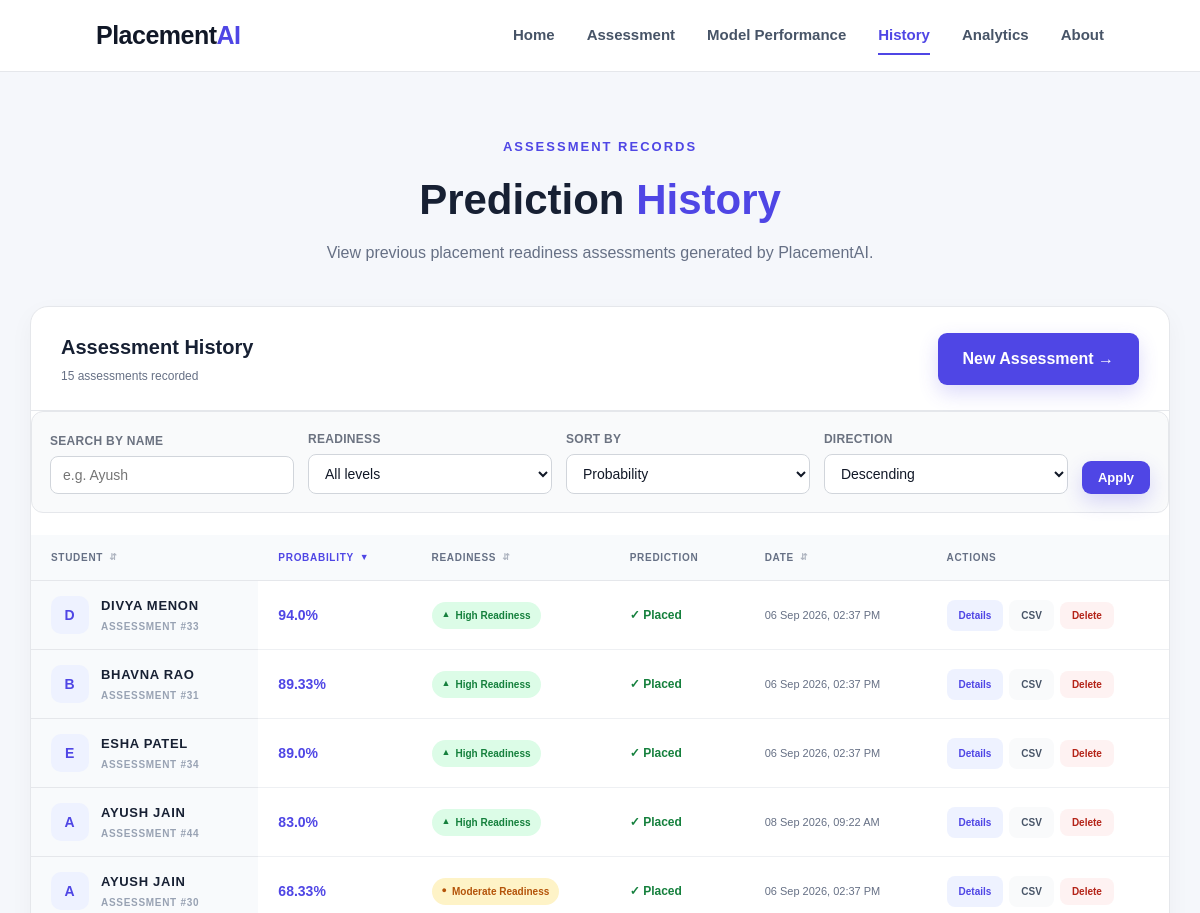
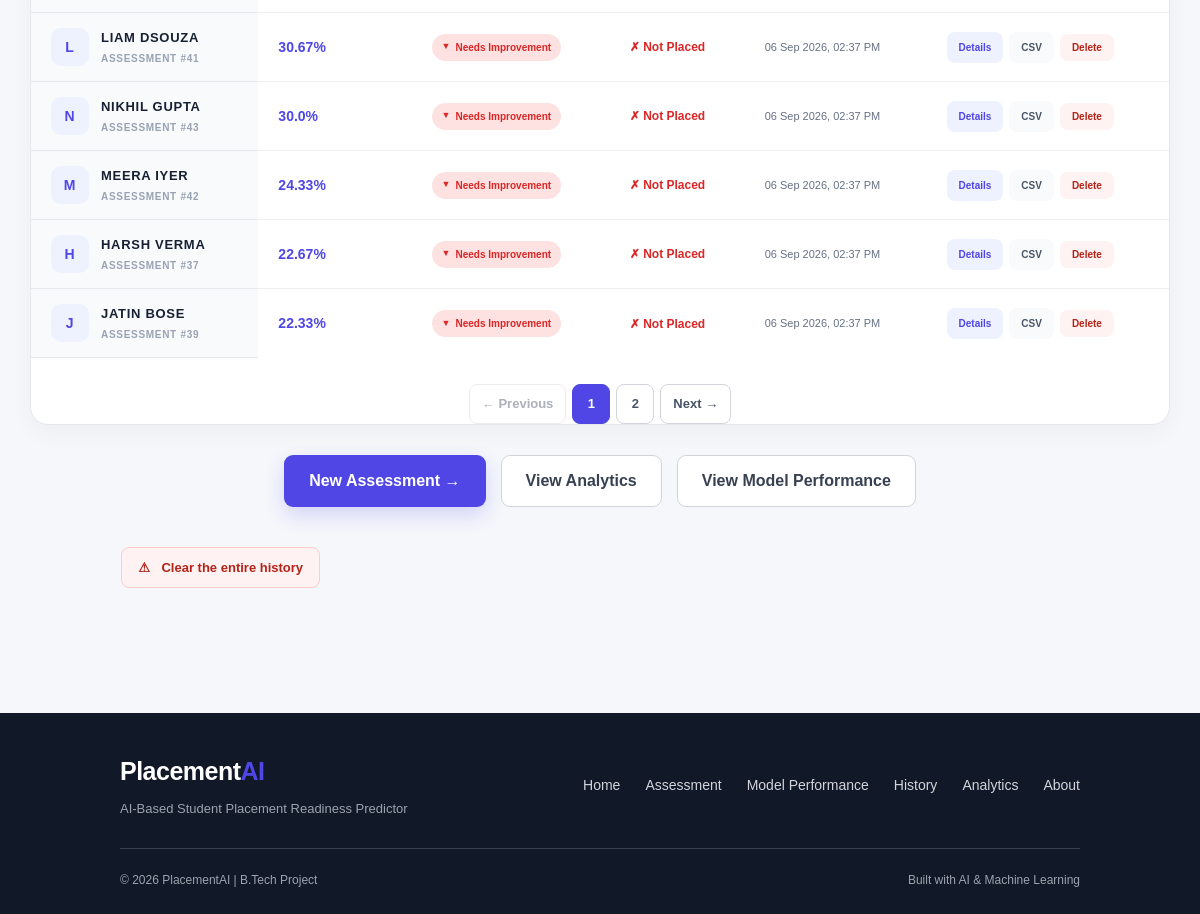
Screenshot of /history?sort=probability&order=desc with the database file from the repository (2 pictures, top to bottom).
### tables this page shows
CREATE TABLE predictions (

            id INTEGER PRIMARY KEY AUTOINCREMENT,

            student_name TEXT NOT NULL,

            probability REAL NOT NULL,

            status TEXT NOT NULL,

            prediction TEXT NOT NULL,

            assessment_date TEXT NOT NULL

        , student_data TEXT, skills TEXT, recommendations TEXT, shap_data TEXT, created_at TEXT);

### app.py (the view)
@app.route("/history")
def history():
    filters = _history_filters()
    try:
        total = db.count_predictions(
            query=filters["q"],
            status=filters["status"]
        )
        page_size = config.HISTORY_PAGE_SIZE
        total_pages = max(
            1,
            -(-total // page_size)
        )
        page = min(
            filters["page"],
            total_pages
        )
        filters["page"] = page
        predictions = db.list_predictions(
            query=filters["q"],
            status=filters["status"],
            sort=filters["sort"],
            order=filters["order"],
            page=page,
            page_size=page_size
        )
    except Exception:
        logger.error(
            "Could not load prediction history",
            exc_info=True
        )
        return render_template(
            "history.html",
            active_page="history",
            predictions=[],
            filters=filters,
            total=0,
            total_pages=1,
            status_choices=config.STATUS_CHOICES,
            errors=[
                "Unable to load prediction history."
            ]
        )
    return render_template(
        "history.html",
        active_page="history",
        predictions=predictions,
        filters=filters,
        total=total,
        total_pages=total_pages,
        status_choices=config.STATUS_CHOICES
    )

### db.py (called while the page is built, shortened)
@contextmanager
def connect():
    connection = sqlite3.connect(
        DATABASE_PATH
    )
    connection.row_factory = sqlite3.Row
    try:
        yield connection
        connection.commit()
    finally:
        connection.close()

def _hydrate(row):
    if row is None:
        return None
    record = dict(row)
    for column in JSON_COLUMNS:
        raw = record.get(column)
        try:
            record[column] = json.loads(raw)
        except (ValueError, TypeError):
            logger.warning(
                "Row %s has unreadable JSON in %s",
                record.get("id"),
                column
            )
            record[column] = (
                {}
                if column == "student_data"
                else []
            )
    return record

def _build_filter(query, status):
    clauses = []
    params = []
    if status:
        clauses.append(
            "status = ?"
        )
        params.append(status)
    if not clauses:
        return "", params
    return (
        "WHERE " + " AND ".join(clauses),
        params
    )

def count_predictions(
    query=None,
    status=None
):
    where, params = _build_filter(
        query,
        status
    )
    with connect() as connection:
        cursor = connection.cursor()
        cursor.execute(
            "SELECT COUNT(*) AS total FROM predictions "
            + where,
            params
        )
        return cursor.fetchone()["total"]

### security.py (called while the page is built)
def issue_token():
    if SESSION_KEY not in session:
        session[SESSION_KEY] = secrets.token_urlsafe(32)
    return session[SESSION_KEY]

def register(app):
    @app.context_processor
    def inject_token():
        return {
            "csrf_token":
                issue_token()
        }

### templates/history.html (shortened to what this page needs)
{% extends "base.html" %}
{% import "_macros.html" as ui %}
{% block main_class %}history-page{% endblock %}
{% set filters = filters or {} %}
{% set has_filters = filters.get('q') or filters.get('status') %}
{% macro sort_link(column, label) %}
    {% set is_active = filters.get('sort') == column %}
    {% set next_order = 'asc' if (is_active and filters.get('order') == 'desc') else 'desc' %}
    <a class="sort-link {% if is_active %}active{% endif %}"
       href="{{ url_for('history',
                        q=filters.get('q') or None,
                        status=filters.get('status') or None,
                        sort=column,
                        order=next_order) }}">
        {{ label }}
        <span class="sort-arrow" aria-hidden="true">
            {%- if is_active -%}
                {{ '&#9650;'|safe if filters.get('order') == 'asc' else '&#9660;'|safe }}
            {%- else -%}
                &#8693;
            {%- endif -%}
        </span>
    </a>
{% endmacro %}
{% macro page_link(number, label=None, classes="") %}
    <a class="page-link {{ classes }}"
       href="{{ url_for('history',
                        q=filters.get('q') or None,
                        status=filters.get('status') or None,
                        sort=filters.get('sort') or None,
                        order=filters.get('order') or None,
                        page=number if number > 1 else None) }}">
        {{ label or number }}
    </a>
{% endmacro %}
{% block content %}
<section class="history-header">
    <p class="section-tag">
        ASSESSMENT RECORDS
    </p>
    <h1>
        Prediction
        <span>History</span>
    </h1>
    <p>
        View previous placement readiness
        assessments generated by PlacementAI.
    </p>
</section>
<section class="history-container">
    <div class="history-summary">
        <div>
            <h2>
                Assessment History
            </h2>
            <p>
                {% if has_filters %}
                    {{ total }} matching assessment{{ '' if total == 1 else 's' }}
                {% else %}
                    {{ total }} assessment{{ '' if total == 1 else 's' }} recorded
                {% endif %}
            </p>
        </div>
        <a href="{{ url_for('assessment') }}"
           class="btn">
            New Assessment &rarr;
        </a>
    </div>
    <form class="history-toolbar"
          method="GET"
          action="{{ url_for('history') }}"
          role="search">
        <div class="toolbar-field">
            <label for="q">
                Search by name
            </label>
            <input type="search"
                   id="q"
                   name="q"
                   value="{{ filters.get('q', '') }}"
                   placeholder="e.g. Ayush"
                   autocomplete="off">
        </div>
        <div class="toolbar-field">
            <label for="status">
                Readiness
            </label>
            <select id="status" name="status">
                <option value="">
                    All levels
                </option>
            </select>
        </div>
        <div class="toolbar-field">
            <label for="sort">
                Sort by
            </label>
            <select id="sort" name="sort">
                {% for value, label in [
                    ("date", "Date"),
                    ("name", "Student name"),
                    ("probability", "Probability"),
                    ("status", "Readiness")
                ] %}
                    <option value="{{ value }}"
                            {% if filters.get('sort') == value %}selected{% endif %}>
                        {{ label }}
                    </option>
                {% endfor %}
            </select>
        </div>
        <div class="toolbar-field">
            <label for="order">
                Direction
            </label>
            <select id="order" name="order">
                <option value="desc"
                        {% if filters.get('order') != 'asc' %}selected{% endif %}>
                    Descending
                </option>
            </select>
        </div>
        <div class="toolbar-actions">
            <button type="submit" class="btn small">
                Apply
            </button>
        </div>
    </form>
    {% if predictions %}
    <div class="history-table-wrapper">
        <table class="history-table">
            <thead>
                <tr>
                    <th scope="col">
                        {{ sort_link('name', 'Student') }}
                    </th>
                    <th scope="col">
                        {{ sort_link('probability', 'Probability') }}
                    </th>
                    <th scope="col">
                        {{ sort_link('status', 'Readiness') }}
                    </th>
                    <th scope="col">
                        Prediction
                    </th>
                    <th scope="col">
                        {{ sort_link('date', 'Date') }}
                    </th>
                    <th scope="col">
                        Actions
                    </th>
                </tr>
            </thead>
            <tbody>
                {% for item in predictions %}
                <tr>
                    <th scope="row">
                        <div class="history-student">
                            <div class="history-avatar" aria-hidden="true">
                                {{ (item.student_name or '?')[:1]|upper }}
                            </div>
                            <div>
                                <strong>
                                    {{ item.student_name or "Unnamed student" }}
                                </strong>
                                <span>
                                    Assessment #{{ item.id }}
                                </span>
                            </div>
                        </div>
                    </th>
                    <td>
                        <strong class="history-probability">
                            {{ item.probability }}%
                        </strong>
                    </td>
                    <td>
                        {{ ui.status_badge(item.status) }}
                    </td>
                    <td>
                        {{ ui.prediction_badge(item.prediction) }}
                    </td>
                    <td class="history-date">
                        {{ item.assessment_date }}
                    </td>
                    <td>
                        <div class="row-actions">
                            <a href="{{ url_for('prediction_details', prediction_id=item.id) }}"
                               class="details-btn">
                                Details
                            </a>
                            <a href="{{ url_for('export_prediction', prediction_id=item.id) }}"
                               class="details-btn subtle">
                                CSV
                            </a>
                            <form method="POST"
                                  class="inline-form"
                                  action="{{ url_for('delete_prediction', prediction_id=item.id) }}"
                                  data-confirm="Delete the assessment for {{ item.student_name or 'this student' }}? This cannot be undone.">
                                <button type="submit" class="details-btn danger">
                                    Delete
                                </button>
                            </form>
                        </div>
                    </td>
                </tr>
                {% endfor %}
            </tbody>
        </table>
    </div>
    {% if total_pages > 1 %}
    {% set page = filters.get('page', 1) %}
    <nav class="pagination" aria-label="History pages">
        {% if page > 1 %}
            {{ page_link(page - 1, '&larr; Previous'|safe) }}
        {% else %}
            <span class="page-link disabled">&larr; Previous</span>
        {% endif %}
        {% set first = [1, page - 2]|max %}
        {% set last = [total_pages, page + 2]|min %}
        {% for number in range(first, last + 1) %}
            {% if number == page %}
                <span class="page-link current" aria-current="page">
                    {{ number }}
                </span>
            {% else %}
                {{ page_link(number) }}
            {% endif %}
        {% endfor %}
        {% if page < total_pages %}
            {{ page_link(page + 1, 'Next &rarr;'|safe) }}
        {% else %}
            <span class="page-link disabled">Next &rarr;</span>
        {% endif %}
    </nav>
    {% endif %}
    {% endif %}
</section>
<div class="history-actions">
    <a href="{{ url_for('assessment') }}"
       class="btn">
        New Assessment &rarr;
    </a>
    <a href="{{ url_for('analytics') }}"
       class="secondary-btn">
        View Analytics
    </a>
    <a href="{{ url_for('model_performance') }}"
       class="secondary-btn">
        View Model Performance
    </a>
</div>
{% if total > 0 or has_filters %}
<details class="danger-zone">
    <summary>
        Clear the entire history
    </summary>
</details>
{% endif %}
{% endblock %}

### templates/_macros.html
{% macro status_class(status) -%}
    {%- if status == "High Readiness" -%}
        high
    {%- elif status == "Moderate Readiness" -%}
        moderate
    {%- else -%}
        low
    {%- endif -%}
{%- endmacro %}
{% macro status_badge(status, extra_class="") %}
    <span class="history-status {{ status_class(status) }} {{ extra_class }}">
        <span class="status-glyph" aria-hidden="true">
            {%- if status == "High Readiness" -%}
                &#9650;
            {%- elif status == "Moderate Readiness" -%}
                &#9679;
            {%- else -%}
                &#9660;
            {%- endif -%}
        </span>
        {{ status }}
    </span>
{% endmacro %}
{% macro prediction_badge(prediction) %}
    {% if prediction is not none
          and (prediction|string|lower == "1"
               or prediction|string|lower == "placed") %}
        <span class="prediction-placed">
            <span aria-hidden="true">&#10003;</span> Placed
        </span>
    {% else %}
        <span class="prediction-not-placed">
            <span aria-hidden="true">&#10007;</span> Not Placed
        </span>
    {% endif %}
{% endmacro %}

### rows the page displays
predictions: student_name "D", student_name "DIVYA MENON", id "33", probability "94.0", status "High Readiness", shows "Placed", assessment_date "06 Sep 2026, 02:37 PM"
predictions: student_name "B", student_name "BHAVNA RAO", id "31", probability "89.33", status "High Readiness", shows "Placed", assessment_date "06 Sep 2026, 02:37 PM"
predictions: student_name "E", student_name "ESHA PATEL", id "34", probability "89.0", status "High Readiness", shows "Placed", assessment_date "06 Sep 2026, 02:37 PM"
predictions: student_name "A", student_name "AYUSH JAIN", id "44", probability "83.0", status "High Readiness", shows "Placed", assessment_date "08 Sep 2026, 09:22 AM"
predictions: student_name "A", student_name "AYUSH JAIN", id "30", probability "68.33", status "Moderate Readiness", shows "Placed", assessment_date "06 Sep 2026, 02:37 PM"
predictions: student_name "L", student_name "LIAM DSOUZA", id "41", probability "30.67", status "Needs Improvement", shows "Not Placed", assessment_date "06 Sep 2026, 02:37 PM"
predictions: student_name "N", student_name "NIKHIL GUPTA", id "43", probability "30.0", status "Needs Improvement", shows "Not Placed", assessment_date "06 Sep 2026, 02:37 PM"
predictions: student_name "M", student_name "MEERA IYER", id "42", probability "24.33", status "Needs Improvement", shows "Not Placed", assessment_date "06 Sep 2026, 02:37 PM"
predictions: student_name "H", student_name "HARSH VERMA", id "37", probability "22.67", status "Needs Improvement", shows "Not Placed", assessment_date "06 Sep 2026, 02:37 PM"
predictions: student_name "J", student_name "JATIN BOSE", id "39", probability "22.33", status "Needs Improvement", shows "Not Placed", assessment_date "06 Sep 2026, 02:37 PM"

### other values shown
{{ total }} "15"
{{ '' if total == 1 else 's' }} "s"
{{ label }} "STUDENT PROBABILITY READINESS DATE"
{{ '&#9650;'|safe if filters.get('order') == 'asc' else '&#9660;'|safe }} "▼"
{{ number }} "1"
{{ label or number }} "2"
{{ label or number }} "Next →"
form field sort "Probability"
